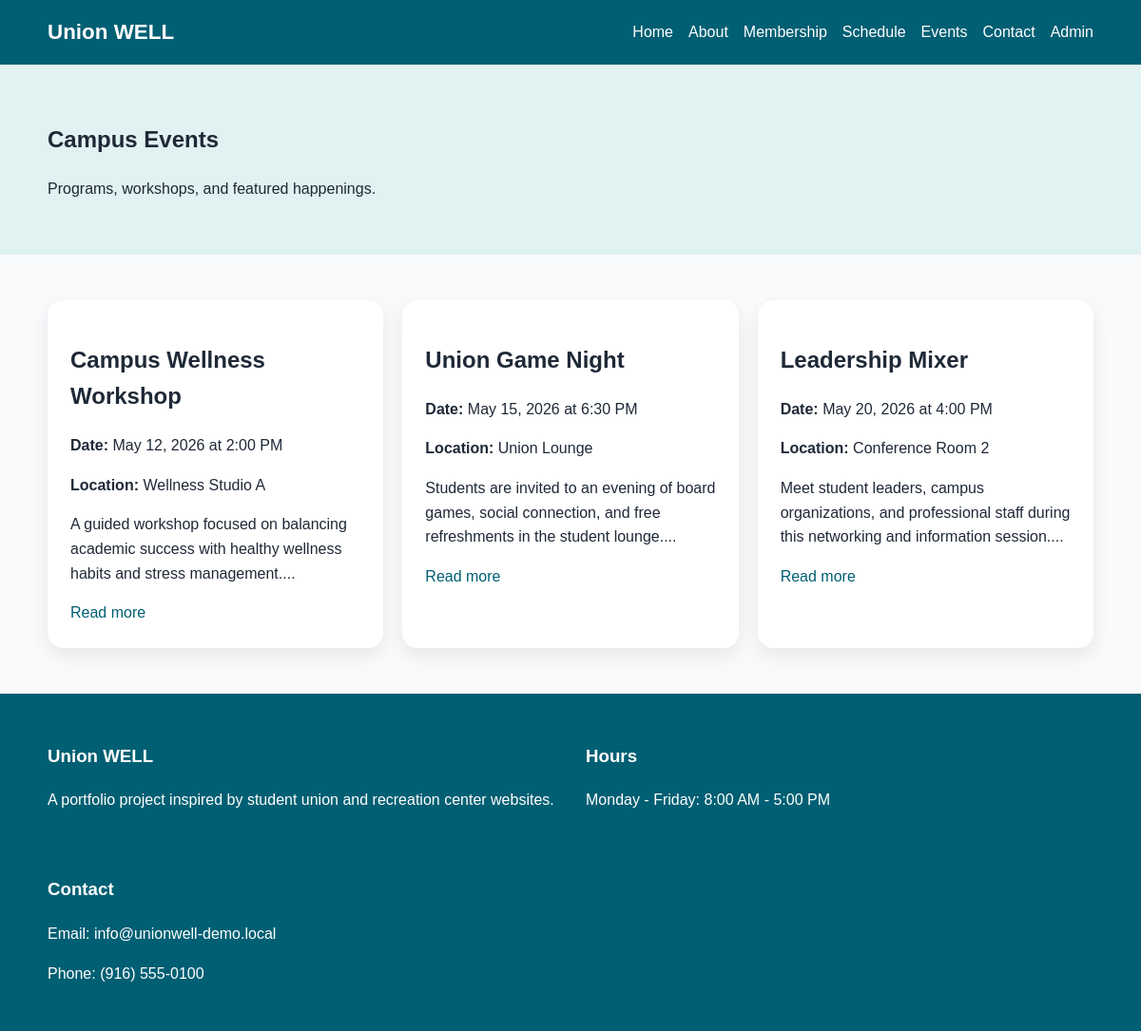
Screenshot of /events.php with the database file from the repository.
### tables this page shows
CREATE TABLE events (
    id INT AUTO_INCREMENT PRIMARY KEY,
    title VARCHAR(150) NOT NULL,
    description TEXT NOT NULL,
    location VARCHAR(150) NOT NULL,
    event_date DATE NOT NULL,
    event_time TIME NOT NULL,
    image_path VARCHAR(255) DEFAULT NULL,
    created_at TIMESTAMP DEFAULT CURRENT_TIMESTAMP
);

### includes/functions.php (called while the page is built, shortened)
<?php
function escape(string $value): string {
    return htmlspecialchars($value, ENT_QUOTES, 'UTF-8');
}
function format_event_datetime(?string $date, ?string $time): string {
    $formattedDate = date('F j, Y', strtotime($date));
    if ($time && $time !== '00:00:00') {
        return $formattedDate . ' at ' . date('g:i A', strtotime($time));
    }
    return $formattedDate;
}
?>

### events.php (the view)
<?php
require_once __DIR__ . '/includes/db.php';
require_once __DIR__ . '/includes/functions.php';
$events = $pdo->query('SELECT * FROM events ORDER BY event_date ASC')->fetchAll();
include __DIR__ . '/includes/header.php';
?>
<section class="page-banner">
    <div class="container">
        <h1>Campus Events</h1>
        <p>Programs, workshops, and featured happenings.</p>
    </div>
</section>
<section class="section">
    <div class="container card-grid">
        <?php foreach ($events as $event): ?>
            <article class="card">
                <h2><?= escape($event['title']) ?></h2>
                <p><strong>Date:</strong> <?= escape(format_event_datetime($event['event_date'], $event['event_time'])) ?></p>
                <p><strong>Location:</strong> <?= escape($event['location']) ?></p>
                <p><?= escape(substr($event['description'], 0, 140)) ?>...</p>
                <a href="/event-details.php?id=<?= (int) $event['id'] ?>">Read more</a>
            </article>
        <?php endforeach; ?>
    </div>
</section>
<?php include __DIR__ . '/includes/footer.php'; ?>

### assets/css/style.css (style rules this page uses)
:root { --primary: #005f73; --secondary: #0a9396; --accent: #ee9b00; --bg: #f8fafc; --text: #1f2937; --white: #ffffff; --danger: #b91c1c; --border: #dbe4ea; }
* { box-sizing: border-box; }
body { margin: 0; font-family: Arial, sans-serif; color: var(--text); background: var(--bg); line-height: 1.6; }
a { color: var(--primary); text-decoration: none; }
.container { width: min(1100px, 92%); margin: 0 auto; }
.hero-card, .card { background: var(--white); color: var(--text); border-radius: 1rem; padding: 1.5rem; box-shadow: 0 8px 20px rgba(0,0,0,0.08); }
.card-grid { display: grid; grid-template-columns: repeat(auto-fit, minmax(240px, 1fr)); gap: 1.25rem; }
.section { padding: 3rem 0; }
.page-banner { background: #e0f2f1; padding: 2.5rem 0; }

### rows the page displays
events: title "Campus Wellness Workshop", event_date+event_time "May 12, 2026 at 2:00 PM", location "Wellness Studio A", description "A guided workshop focused on balancing academic success with healthy wellness habits and stress management."
events: title "Union Game Night", event_date+event_time "May 15, 2026 at 6:30 PM", location "Union Lounge", description "Students are invited to an evening of board games, social connection, and free refreshments in the student lounge."
events: title "Leadership Mixer", event_date+event_time "May 20, 2026 at 4:00 PM", location "Conference Room 2", description "Meet student leaders, campus organizations, and professional staff during this networking and information session."
